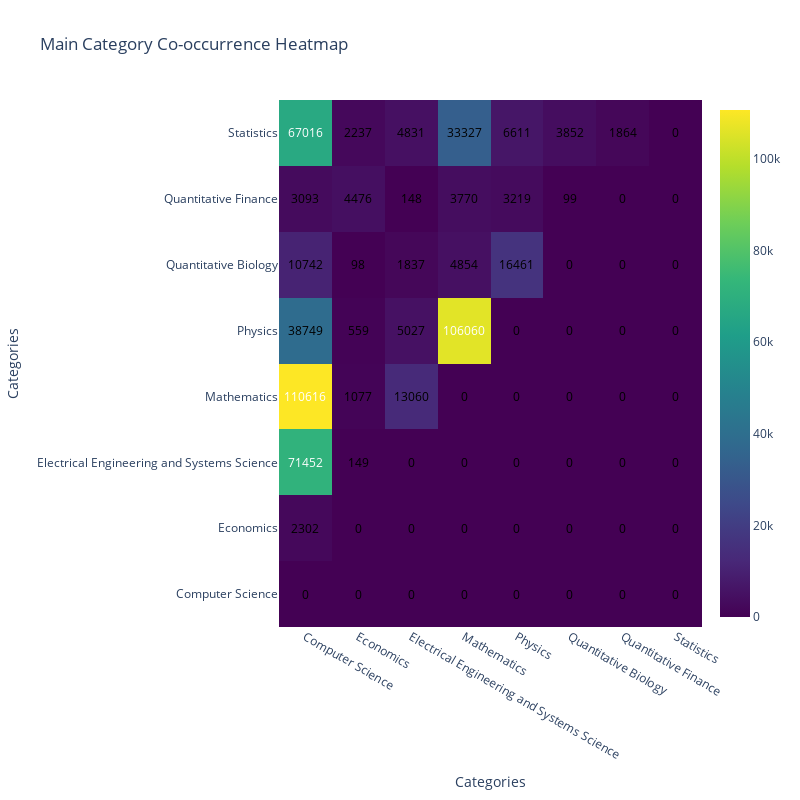

Notebook source saved alongside this figure:
### Code cell
arxiv_metadata_plot = arxiv_metadata[['id', 'categories', 'year']]
arxiv_metadata_plot = arxiv_metadata_plot.assign(category=arxiv_metadata_plot['categories'].str.split(' '))
arxiv_metadata_plot['category'] = arxiv_metadata_plot['category'].apply(lambda x: get_categories(x))

arxiv_metadata_plot.head()

# Create a DataFrame for the intersection
intersection_data = []
for i, cat1 in enumerate(all_main_categories):
    row = []
    for j, cat2 in enumerate(all_main_categories):
        if j >= i:
            count = 0
        else:
            count = sum(1 for cats in arxiv_metadata_plot['category'] if cat1 in cats and cat2 in cats)
        row.append(count)
    intersection_data.append(row)

arxiv_metadata_plot = pd.DataFrame(intersection_data, index=all_main_categories, columns=all_main_categories)

fig = go.Figure(data=go.Heatmap(
                    z=arxiv_metadata_plot.values,
                    x=arxiv_metadata_plot.columns,
                    y=arxiv_metadata_plot.index,
                    hoverongaps = False,
                    colorscale='Viridis'))

# Update layout
fig.update_layout(
    title='Main Category Co-occurrence Heatmap',
    xaxis_title='Categories',
    yaxis_title='Categories',
    width=800,
    height=800
)

# Add text annotations
annotations = []
for i, row in enumerate(arxiv_metadata_plot.values):
    for j, value in enumerate(row):
        annotations.append(
            dict(
                x=arxiv_metadata_plot.columns[j],
                y=arxiv_metadata_plot.index[i],
                text=str(value),
                showarrow=False,
                font=dict(color='white' if value > arxiv_metadata_plot.values.max() / 2 else 'black')
            )
        )
fig.update_layout(annotations=annotations)

# Show the plot
save_and_show(fig, "category_co_occurence")

### Figure 1 — Plotly figure (JSON) as saved in the notebook; plotly's stock layout.template omitted (floating-point values rounded to 4 significant figures)
{"data": [{"colorscale": [[0, "#440154"], [0.1111, "#482878"], [0.2222, "#3e4989"], [0.3333, "#31688e"], [0.4444, "#26828e"], [0.5556, "#1f9e89"], [0.6667, "#35b779"], [0.7778, "#6ece58"], [0.8889, "#b5de2b"], [1, "#fde725"]], "hoverongaps": false, "type": "heatmap", "x": ["Computer Science", "Economics", "Electrical Engineering and Systems Science", "Mathematics", "Physics", "Quantitative Biology", "Quantitative Finance", "Statistics"], "y": ["Computer Science", "Economics", "Electrical Engineering and Systems Science", "Mathematics", "Physics", "Quantitative Biology", "Quantitative Finance", "Statistics"], "z": [[0, 0, 0, 0, 0, 0, 0, 0], [2302, 0, 0, 0, 0, 0, 0, 0], [71452, 149, 0, 0, 0, 0, 0, 0], [110616, 1077, 13060, 0, 0, 0, 0, 0], [38749, 559, 5027, 106060, 0, 0, 0, 0], [10742, 98, 1837, 4854, 16461, 0, 0, 0], [3093, 4476, 148, 3770, 3219, 99, 0, 0], [67016, 2237, 4831, 33327, 6611, 3852, 1864, 0]]}], "layout": {"annotations": [{"font": {"color": "black"}, "showarrow": false, "text": "0", "x": "Computer Science", "y": "Computer Science"}, {"font": {"color": "black"}, "showarrow": false, "text": "0", "x": "Economics", "y": "Computer Science"}, {"font": {"color": "black"}, "showarrow": false, "text": "0", "x": "Electrical Engineering and Systems Science", "y": "Computer Science"}, {"font": {"color": "black"}, "showarrow": false, "text": "0", "x": "Mathematics", "y": "Computer Science"}, {"font": {"color": "black"}, "showarrow": false, "text": "0", "x": "Physics", "y": "Computer Science"}, {"font": {"color": "black"}, "showarrow": false, "text": "0", "x": "Quantitative Biology", "y": "Computer Science"}, {"font": {"color": "black"}, "showarrow": false, "text": "0", "x": "Quantitative Finance", "y": "Computer Science"}, {"font": {"color": "black"}, "showarrow": false, "text": "0", "x": "Statistics", "y": "Computer Science"}, {"font": {"color": "black"}, "showarrow": false, "text": "2302", "x": "Computer Science", "y": "Economics"}, {"font": {"color": "black"}, "showarrow": false, "text": "0", "x": "Economics", "y": "Economics"}, {"font": {"color": "black"}, "showarrow": false, "text": "0", "x": "Electrical Engineering and Systems Science", "y": "Economics"}, {"font": {"color": "black"}, "showarrow": false, "text": "0", "x": "Mathematics", "y": "Economics"}, {"font": {"color": "black"}, "showarrow": false, "text": "0", "x": "Physics", "y": "Economics"}, {"font": {"color": "black"}, "showarrow": false, "text": "0", "x": "Quantitative Biology", "y": "Economics"}, {"font": {"color": "black"}, "showarrow": false, "text": "0", "x": "Quantitative Finance", "y": "Economics"}, {"font": {"color": "black"}, "showarrow": false, "text": "0", "x": "Statistics", "y": "Economics"}, {"font": {"color": "white"}, "showarrow": false, "text": "71452", "x": "Computer Science", "y": "Electrical Engineering and Systems Science"}, {"font": {"color": "black"}, "showarrow": false, "text": "149", "x": "Economics", "y": "Electrical Engineering and Systems Science"}, {"font": {"color": "black"}, "showarrow": false, "text": "0", "x": "Electrical Engineering and Systems Science", "y": "Electrical Engineering and Systems Science"}, {"font": {"color": "black"}, "showarrow": false, "text": "0", "x": "Mathematics", "y": "Electrical Engineering and Systems Science"}, {"font": {"color": "black"}, "showarrow": false, "text": "0", "x": "Physics", "y": "Electrical Engineering and Systems Science"}, {"font": {"color": "black"}, "showarrow": false, "text": "0", "x": "Quantitative Biology", "y": "Electrical Engineering and Systems Science"}, {"font": {"color": "black"}, "showarrow": false, "text": "0", "x": "Quantitative Finance", "y": "Electrical Engineering and Systems Science"}, {"font": {"color": "black"}, "showarrow": false, "text": "0", "x": "Statistics", "y": "Electrical Engineering and Systems Science"}, {"font": {"color": "white"}, "showarrow": false, "text": "110616", "x": "Computer Science", "y": "Mathematics"}, {"font": {"color": "black"}, "showarrow": false, "text": "1077", "x": "Economics", "y": "Mathematics"}, {"font": {"color": "black"}, "showarrow": false, "text": "13060", "x": "Electrical Engineering and Systems Science", "y": "Mathematics"}, {"font": {"color": "black"}, "showarrow": false, "text": "0", "x": "Mathematics", "y": "Mathematics"}, {"font": {"color": "black"}, "showarrow": false, "text": "0", "x": "Physics", "y": "Mathematics"}, {"font": {"color": "black"}, "showarrow": false, "text": "0", "x": "Quantitative Biology", "y": "Mathematics"}, {"font": {"color": "black"}, "showarrow": false, "text": "0", "x": "Quantitative Finance", "y": "Mathematics"}, {"font": {"color": "black"}, "showarrow": false, "text": "0", "x": "Statistics", "y": "Mathematics"}, {"font": {"color": "black"}, "showarrow": false, "text": "38749", "x": "Computer Science", "y": "Physics"}, {"font": {"color": "black"}, "showarrow": false, "text": "559", "x": "Economics", "y": "Physics"}, {"font": {"color": "black"}, "showarrow": false, "text": "5027", "x": "Electrical Engineering and Systems Science", "y": "Physics"}, {"font": {"color": "white"}, "showarrow": false, "text": "106060", "x": "Mathematics", "y": "Physics"}, {"font": {"color": "black"}, "showarrow": false, "text": "0", "x": "Physics", "y": "Physics"}, {"font": {"color": "black"}, "showarrow": false, "text": "0", "x": "Quantitative Biology", "y": "Physics"}, {"font": {"color": "black"}, "showarrow": false, "text": "0", "x": "Quantitative Finance", "y": "Physics"}, {"font": {"color": "black"}, "showarrow": false, "text": "0", "x": "Statistics", "y": "Physics"}, {"font": {"color": "black"}, "showarrow": false, "text": "10742", "x": "Computer Science", "y": "Quantitative Biology"}, {"font": {"color": "black"}, "showarrow": false, "text": "98", "x": "Economics", "y": "Quantitative Biology"}, {"font": {"color": "black"}, "showarrow": false, "text": "1837", "x": "Electrical Engineering and Systems Science", "y": "Quantitative Biology"}, {"font": {"color": "black"}, "showarrow": false, "text": "4854", "x": "Mathematics", "y": "Quantitative Biology"}, {"font": {"color": "black"}, "showarrow": false, "text": "16461", "x": "Physics", "y": "Quantitative Biology"}, {"font": {"color": "black"}, "showarrow": false, "text": "0", "x": "Quantitative Biology", "y": "Quantitative Biology"}, {"font": {"color": "black"}, "showarrow": false, "text": "0", "x": "Quantitative Finance", "y": "Quantitative Biology"}, {"font": {"color": "black"}, "showarrow": false, "text": "0", "x": "Statistics", "y": "Quantitative Biology"}, {"font": {"color": "black"}, "showarrow": false, "text": "3093", "x": "Computer Science", "y": "Quantitative Finance"}, {"font": {"color": "black"}, "showarrow": false, "text": "4476", "x": "Economics", "y": "Quantitative Finance"}, {"font": {"color": "black"}, "showarrow": false, "text": "148", "x": "Electrical Engineering and Systems Science", "y": "Quantitative Finance"}, {"font": {"color": "black"}, "showarrow": false, "text": "3770", "x": "Mathematics", "y": "Quantitative Finance"}, {"font": {"color": "black"}, "showarrow": false, "text": "3219", "x": "Physics", "y": "Quantitative Finance"}, {"font": {"color": "black"}, "showarrow": false, "text": "99", "x": "Quantitative Biology", "y": "Quantitative Finance"}, {"font": {"color": "black"}, "showarrow": false, "text": "0", "x": "Quantitative Finance", "y": "Quantitative Finance"}, {"font": {"color": "black"}, "showarrow": false, "text": "0", "x": "Statistics", "y": "Quantitative Finance"}, {"font": {"color": "white"}, "showarrow": false, "text": "67016", "x": "Computer Science", "y": "Statistics"}, {"font": {"color": "black"}, "showarrow": false, "text": "2237", "x": "Economics", "y": "Statistics"}, {"font": {"color": "black"}, "showarrow": false, "text": "4831", "x": "Electrical Engineering and Systems Science", "y": "Statistics"}, {"font": {"color": "black"}, "showarrow": false, "text": "33327", "x": "Mathematics", "y": "Statistics"}, {"font": {"color": "black"}, "showarrow": false, "text": "6611", "x": "Physics", "y": "Statistics"}, {"font": {"color": "black"}, "showarrow": false, "text": "3852", "x": "Quantitative Biology", "y": "Statistics"}, {"font": {"color": "black"}, "showarrow": false, "text": "1864", "x": "Quantitative Finance", "y": "Statistics"}, {"font": {"color": "black"}, "showarrow": false, "text": "0", "x": "Statistics", "y": "Statistics"}], "height": 800, "title": {"text": "Main Category Co-occurrence Heatmap"}, "width": 800, "xaxis": {"autorange": true, "range": [-0.5, 7.5], "title": {"text": "Categories"}, "type": "category"}, "yaxis": {"autorange": true, "range": [-0.5, 7.5], "title": {"text": "Categories"}, "type": "category"}}}
